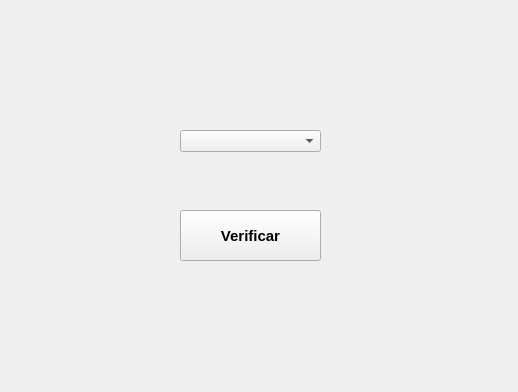
<?xml version="1.0" encoding="UTF-8"?>
<ui version="4.0">
 <class>MainWindow</class>
 <widget class="QMainWindow" name="MainWindow">
  <property name="geometry">
   <rect>
    <x>0</x>
    <y>0</y>
    <width>518</width>
    <height>392</height>
   </rect>
  </property>
  <property name="minimumSize">
   <size>
    <width>518</width>
    <height>392</height>
   </size>
  </property>
  <property name="maximumSize">
   <size>
    <width>518</width>
    <height>392</height>
   </size>
  </property>
  <property name="windowTitle">
   <string>ComboBox</string>
  </property>
  <widget class="QWidget" name="centralwidget">
   <widget class="QPushButton" name="btnClick">
    <property name="geometry">
     <rect>
      <x>180</x>
      <y>210</y>
      <width>141</width>
      <height>51</height>
     </rect>
    </property>
    <property name="font">
     <font>
      <pointsize>11</pointsize>
      <bold>true</bold>
     </font>
    </property>
    <property name="text">
     <string>Verificar</string>
    </property>
   </widget>
   <widget class="QComboBox" name="cxItens">
    <property name="geometry">
     <rect>
      <x>180</x>
      <y>130</y>
      <width>141</width>
      <height>22</height>
     </rect>
    </property>
   </widget>
  </widget>
 </widget>
 <resources/>
 <connections/>
</ui>
